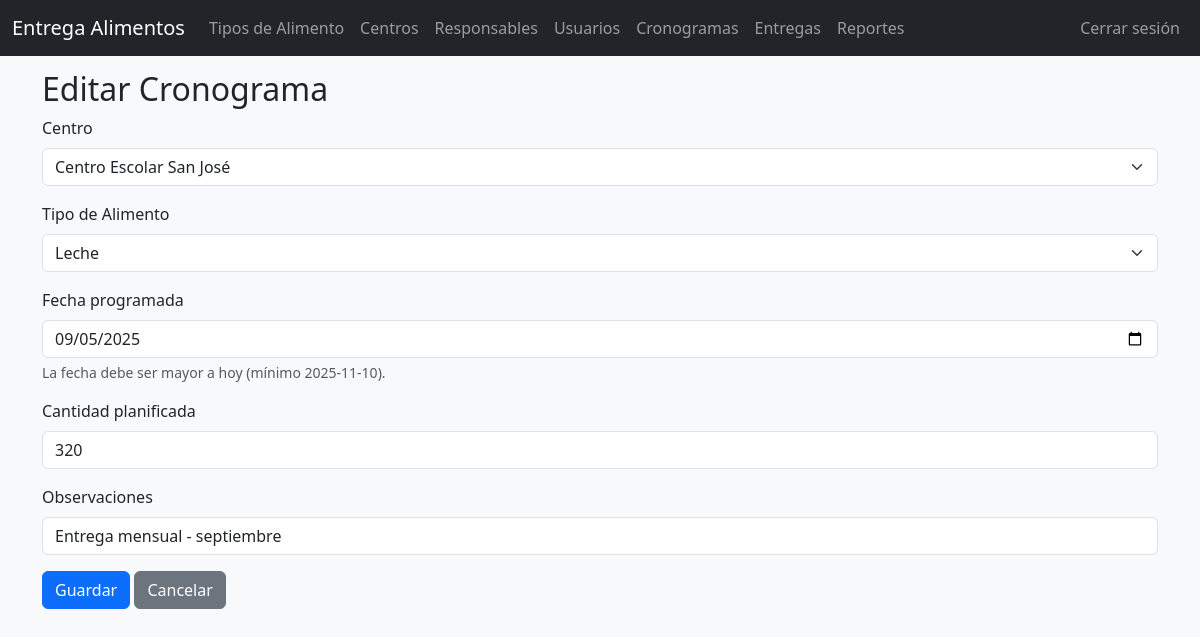
Page /index.php?controller=cronogramas&action=edit&id=1 (signed in) on the committed database.
### tables this page shows
CREATE TABLE mnt_cronogramas (
id_cronograma INT AUTO_INCREMENT PRIMARY KEY,
id_centro INT NOT NULL,
id_alimento INT NOT NULL,
fecha_programada DATE NOT NULL,
cantidad_planificada INT NOT NULL,
observaciones VARCHAR(255) DEFAULT NULL,
FOREIGN KEY (id_centro) REFERENCES mnt_centros_educativos(id_centro) ON DELETE CASCADE ON UPDATE CASCADE,
FOREIGN KEY (id_alimento) REFERENCES ctl_tipos_alimentos(id_alimento) ON DELETE RESTRICT ON UPDATE CASCADE
);

CREATE TABLE mnt_centros_educativos (
id_centro INT AUTO_INCREMENT PRIMARY KEY,
nombre VARCHAR(200) NOT NULL,
id_departamento INT NOT NULL,
cantidad_estudiantes INT NOT NULL,
direccion VARCHAR(255) DEFAULT NULL,
UNIQUE(nombre, id_departamento),
FOREIGN KEY (id_departamento) REFERENCES ctl_departamentos(id_departamento) ON DELETE RESTRICT ON UPDATE CASCADE
);

CREATE TABLE ctl_tipos_alimentos (
id_alimento INT AUTO_INCREMENT PRIMARY KEY,
nombre VARCHAR(50) NOT NULL UNIQUE
);

### app/core/Controller.php (called while the page is built, shortened)
<?php
class Controller
{
    protected function view($path, $data = [])
    {
        extract($data);
        require_once __DIR__ . '/../views/layout/header.php';
        require_once __DIR__ . '/../views/' . $path . '.php';
        require_once __DIR__ . '/../views/layout/footer.php';
    }
}

### app/controllers/CronogramasController.php (called while the page is built, shortened)
<?php
class CronogramasController extends Controller
{
    public function edit()
    {
        $id = $_GET['id'] ?? null;
        $m = new Cronograma();
        $item = $m->find($id, 'id_cronograma');
        $c = new CentroEducativo();
        $centros = $c->all();
        $t = new TipoAlimento();
        $tipos = $t->all();
        $this->view('cronogramas/form', ['action' => 'update', 'cronograma' => $item, 'centros' => $centros, 'tipos' => $tipos]);
    }
}

### app/core/Database.php (called while the page is built)
<?php
class Database
{
    private static $pdo = null;
    public static function getConnection()
    {
        if (self::$pdo === null) {
            $config = require __DIR__ . '/../config.php';
            $db = $config['db'];
            $dsn = "mysql:host={$db['host']};dbname={$db['dbname']};charset=utf8mb4";
            try {
                self::$pdo = new PDO($dsn, $db['user'], $db['pass'], [
                    PDO::ATTR_ERRMODE => PDO::ERRMODE_EXCEPTION,
                    PDO::ATTR_DEFAULT_FETCH_MODE => PDO::FETCH_ASSOC,
                ]);
            } catch (\PDOException $e) {
                die('DB connection failed: ' . $e->getMessage());
            }
        }
        return self::$pdo;
    }
}

### app/core/Model.php (called while the page is built, shortened)
<?php
class Model
{
    protected $pdo;
    protected $table;
    public function __construct()
    {
        $this->pdo = Database::getConnection();
    }
    public function all()
    {
        $stmt = $this->pdo->query("SELECT * FROM {$this->table}");
        return $stmt->fetchAll();
    }
    public function find($id, $pk = 'id')
    {
        $stmt = $this->pdo->prepare("SELECT * FROM {$this->table} WHERE {$pk} = :id");
        $stmt->execute(['id' => $id]);
        return $stmt->fetch();
    }
}

### app/config.php (called while the page is built)
<?php
return [
    'db' => [
        'host' => '127.0.0.1',
        'dbname' => 'entrega_alimentos',
        'user' => 'root',
        'pass' => ''
    ]
];

### app/views/cronogramas/form.php (the view, shortened to what this page needs)
<?php $isEdit = !empty($cronograma); ?>
<h2><?= $isEdit ? 'Editar Cronograma' : 'Nuevo Cronograma' ?></h2>
<form method="post" action="index.php?controller=cronogramas&action=<?= $action ?>">
    <div class="mb-3">
        <label for="id_centro" class="form-label">Centro</label>
        <select id="id_centro" name="id_centro" class="form-select">
            <?php foreach($centros as $c): ?>
                <option value="<?= $c['id_centro'] ?>" <?= $isEdit && ($cronograma['id_centro'] ?? '') == $c['id_centro'] ? 'selected' : '' ?>><?= htmlspecialchars($c['nombre']) ?></option>
            <?php endforeach; ?>
        </select>
    </div>
    <div class="mb-3">
        <label for="id_alimento" class="form-label">Tipo de Alimento</label>
        <select id="id_alimento" name="id_alimento" class="form-select">
            <?php foreach($tipos as $t): ?>
                <option value="<?= $t['id_alimento'] ?>" <?= $isEdit && ($cronograma['id_alimento'] ?? '') == $t['id_alimento'] ? 'selected' : '' ?>><?= htmlspecialchars($t['nombre']) ?></option>
            <?php endforeach; ?>
        </select>
    </div>
    <div class="mb-3">
        <label for="fecha_programada" class="form-label">Fecha programada</label>
        <?php $minDate = date('Y-m-d', strtotime('+1 day')); ?>
        <input id="fecha_programada" name="fecha_programada" type="date" class="form-control" min="<?= $minDate ?>" value="<?= $isEdit ? htmlspecialchars($cronograma['fecha_programada']) : ($_POST['fecha_programada'] ?? '') ?>">
        <div class="form-text">La fecha debe ser mayor a hoy (mínimo <?= $minDate ?>).</div>
    </div>
    <div class="mb-3">
        <label for="cantidad_planificada" class="form-label">Cantidad planificada</label>
        <input id="cantidad_planificada" name="cantidad_planificada" type="number" class="form-control" value="<?= $isEdit ? htmlspecialchars($cronograma['cantidad_planificada']) : '' ?>">
    </div>
    <div class="mb-3">
        <label for="observaciones" class="form-label">Observaciones</label>
        <input id="observaciones" name="observaciones" class="form-control" value="<?= $isEdit ? htmlspecialchars($cronograma['observaciones']) : '' ?>">
    </div>
    <button class="btn btn-primary">Guardar</button>
    <a class="btn btn-secondary" href="index.php?controller=cronogramas&action=index">Cancelar</a>
</form>

### assets/css/style.css (style rules this page uses)
body { background: #f8f9fa; }

### rows in the picture
mnt_cronogramas: id_centro "Centro Escolar San José", id_alimento "Leche", fecha_programada "09/05/2025", cantidad_planificada "320", observaciones "Entrega mensual - septiembre"
